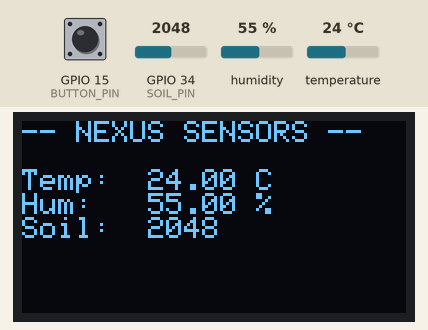
The sketch below on a simulated ESP32. Shown: 128×64 one-colour display. Inputs (shaded band) come from the test bench; at power-on: GPIO 15 (BUTTON_PIN) HIGH, humidity 55 %, GPIO 34 (SOIL_PIN) = 2048, temperature 24 °C. WiFi joins after 1.5 s; servers stay silent unless stated; uploads are accepted with an empty reply; what the sketch prints to the serial monitor is not drawn.

Above: at 5.8 s.
5.9 s: GPIO 15 (BUTTON_PIN) pulled LOW for 1 s
At 8.1 s:
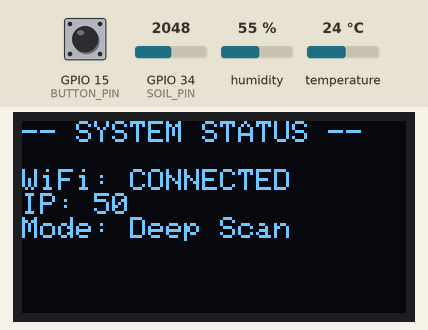
8.5 s: GPIO 15 (BUTTON_PIN) pulled LOW for 0.15 s
At 9.3 s:
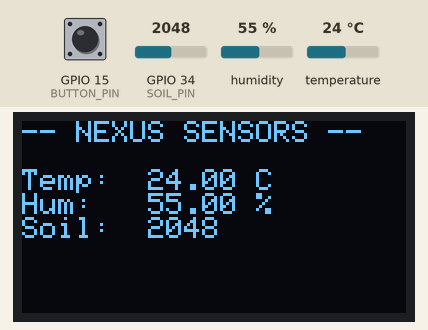
10.2 s: humidity set to 22 %
At 10.9 s:
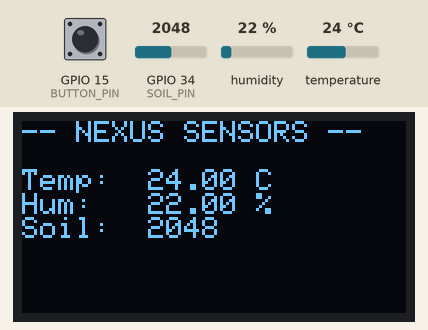
11.8 s: GPIO 34 (SOIL_PIN) set to 2866
At 16.7 s:
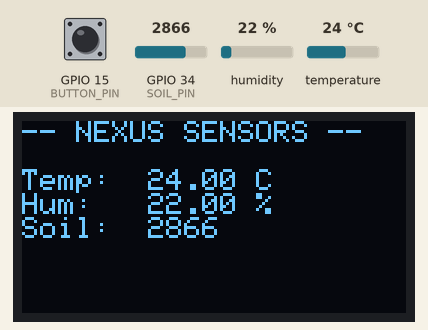
17.0 s: temperature set to 12 °C
At 21.6 s:
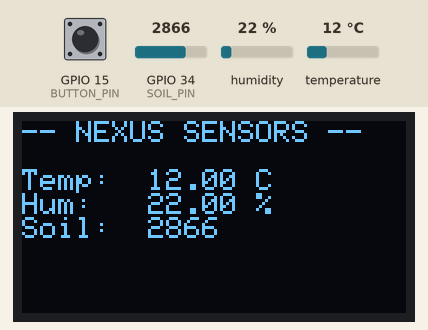
22.3 s: GPIO 34 (SOIL_PIN) set to 3603
At 26.3 s:
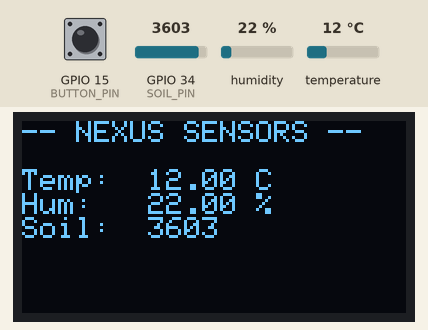
Timing chart, 0 to 27.8 s (numbered marks = the images above; inputs shaded):
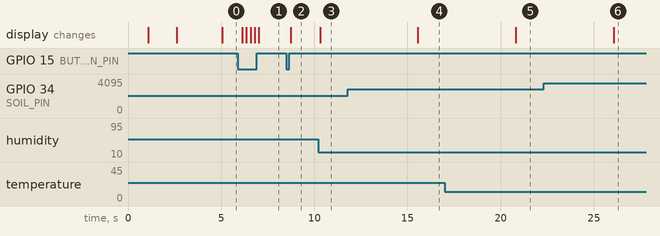

The sketch:

esp32_smart_irrigation.ino
```cpp
#include <WiFi.h>
#include <HTTPClient.h>
#include <DHT.h>
#include <Wire.h>
#include <Adafruit_GFX.h>
#include <Adafruit_SSD1306.h>

// ==========================================
// CONFIGURATION
// ==========================================
// 1. Wi-Fi Configuration
const char* ssid = "YOUR_WIFI_SSID";
const char* password = "YOUR_WIFI_PASSWORD";

// 2. Gateway API Configuration
// This is your laptop's Wi-Fi IP address mapped to port 8000
const char* serverName = "http://10.76.55.143:8000/detect-anomaly";
const String deviceId = "ESP32_IRRIG_001";

// 3. Hardware Pin Definitions
#define DHTPIN 4          // Digital pin connected to the DHT sensor
#define DHTTYPE DHT11     // DHT 11 Sensor Type
#define SOIL_PIN 34       // Analog pin for Soil Moisture Sensor (A0)
#define BUTTON_PIN 15     // Push button for manual trigger/OLED toggle

// 4. OLED Display Configuration
#define SCREEN_WIDTH 128
#define SCREEN_HEIGHT 64
#define OLED_RESET -1
Adafruit_SSD1306 display(SCREEN_WIDTH, SCREEN_HEIGHT, &Wire, OLED_RESET);

// ==========================================
// GLOBAL VARIABLES
// ==========================================
DHT dht(DHTPIN, DHTTYPE);
unsigned long lastTime = 0;
// Set timer to 5 seconds (5000) for normal readings
unsigned long timerDelay = 5000;

float currentTemp = 0.0;
float currentHum = 0.0;
int currentSoil = 0;
bool displayPage = 0; // 0 for Sensor Data, 1 for Network Status

void setup() {
  Serial.begin(115200);

  // Initialize Push Button
  pinMode(BUTTON_PIN, INPUT_PULLUP);

  // Initialize OLED (If it fails, check SCL 22, SDA 21 connections)
  if(!display.begin(SSD1306_SWITCHCAPVCC, 0x3C)) {
    Serial.println(F("SSD1306 OLED allocation failed"));
    for(;;); // Don't proceed, loop forever
  }
  display.clearDisplay();
  display.setTextSize(1);
  display.setTextColor(WHITE);
  display.setCursor(0, 10);
  display.println("AI Anomaly System");
  display.println("Booting up...");
  display.display();
  delay(1000);

  // Initialize DHT Sensor
  dht.begin();

  // Connect to Wi-Fi
  WiFi.begin(ssid, password);
  Serial.println("Connecting to Wi-Fi");
  display.println("Connecting WiFi...");
  display.display();

  while(WiFi.status() != WL_CONNECTED) {
    delay(500);
    Serial.print(".");
  }

  Serial.println();
  Serial.print("Connected! IP: ");
  Serial.println(WiFi.localIP());

  display.clearDisplay();
  display.setCursor(0, 0);
  display.println("WiFi Connected!");
  display.print("IP: ");
  display.println(WiFi.localIP());
  display.display();
  delay(2000);
}

void loop() {
  // Check Push Button logic
  if (digitalRead(BUTTON_PIN) == LOW) {
    // Debounce
    delay(200);
    displayPage = !displayPage; // Toggle OLED view
    updateOLED();
  }

  // Send data continuously based on timer
  if ((millis() - lastTime) > timerDelay) {
    readSensors();
    updateOLED();

    // Check WiFi connection status
    if(WiFi.status() == WL_CONNECTED) {
      WiFiClient client;
      HTTPClient http;

      // Start connection to the server
      http.begin(client, serverName);

      // Specify content-type header
      http.addHeader("Content-Type", "application/json");

      // Prepare JSON payload for the Smart Irrigation Schema
      String httpRequestData = "{\"device_id\":\"" + deviceId +
                               "\",\"temperature\":" + String(currentTemp) +
                               ",\"humidity\":" + String(currentHum) +
                               ",\"soil_moisture\":" + String(currentSoil) + "}";

      Serial.print("Sending Payload: ");
      Serial.println(httpRequestData);

      // Send HTTP POST request
      int httpResponseCode = http.POST(httpRequestData);

      if (httpResponseCode > 0) {
        Serial.print("HTTP Response code: ");
        Serial.println(httpResponseCode);
        String payload = http.getString();
        Serial.println(payload);
      }
      else {
        Serial.print("Error code: ");
        Serial.println(httpResponseCode);
      }

      // Free resources
      http.end();
    }
    else {
      Serial.println("WiFi Disconnected");
    }
    lastTime = millis();
  }
}

// Function to read all sensors
void readSensors() {
  // Read Temperature and Humidity
  float h = dht.readHumidity();
  float t = dht.readTemperature();

  // Check if any reads failed and exit early
  if (isnan(h) || isnan(t)) {
    Serial.println(F("Failed to read from DHT sensor!"));
  } else {
    currentTemp = t;
    currentHum = h;
  }

  // Read Soil Moisture
  currentSoil = analogRead(SOIL_PIN);
}

// Function to update the OLED Screen based on state
void updateOLED() {
  display.clearDisplay();
  display.setCursor(0,0);

  if (displayPage == 0) {
    display.setTextSize(1);
    display.println("-- NEXUS SENSORS --");
    display.println();
    display.print("Temp:  ");
    display.print(currentTemp);
    display.println(" C");

    display.print("Hum:   ");
    display.print(currentHum);
    display.println(" %");

    display.print("Soil:  ");
    display.println(currentSoil);
  } else {
    display.setTextSize(1);
    display.println("-- SYSTEM STATUS --");
    display.println();
    if(WiFi.status() == WL_CONNECTED) {
      display.println("WiFi: CONNECTED");
      display.print("IP: ");
      display.println(WiFi.localIP()[3]); // Just print the last octet for space
    } else {
      display.println("WiFi: OFFLINE");
    }
    display.println("Mode: Deep Scan");
  }
  display.display();
}
```

Measured:
- after the input at 5.9 s, the display: changes after 0.23 s (image 1)
- after the input at 8.5 s, the display: changes after 0.23 s (image 2)
- after the input at 10.2 s, the display: changes after 0.11 s (image 3)
- after the input at 11.8 s, the display: changes after 3.8 s (image 4)
- after the input at 17.0 s, the display: changes after 3.8 s (image 5)
- after the input at 22.3 s, the display: changes after 3.8 s (image 6)
